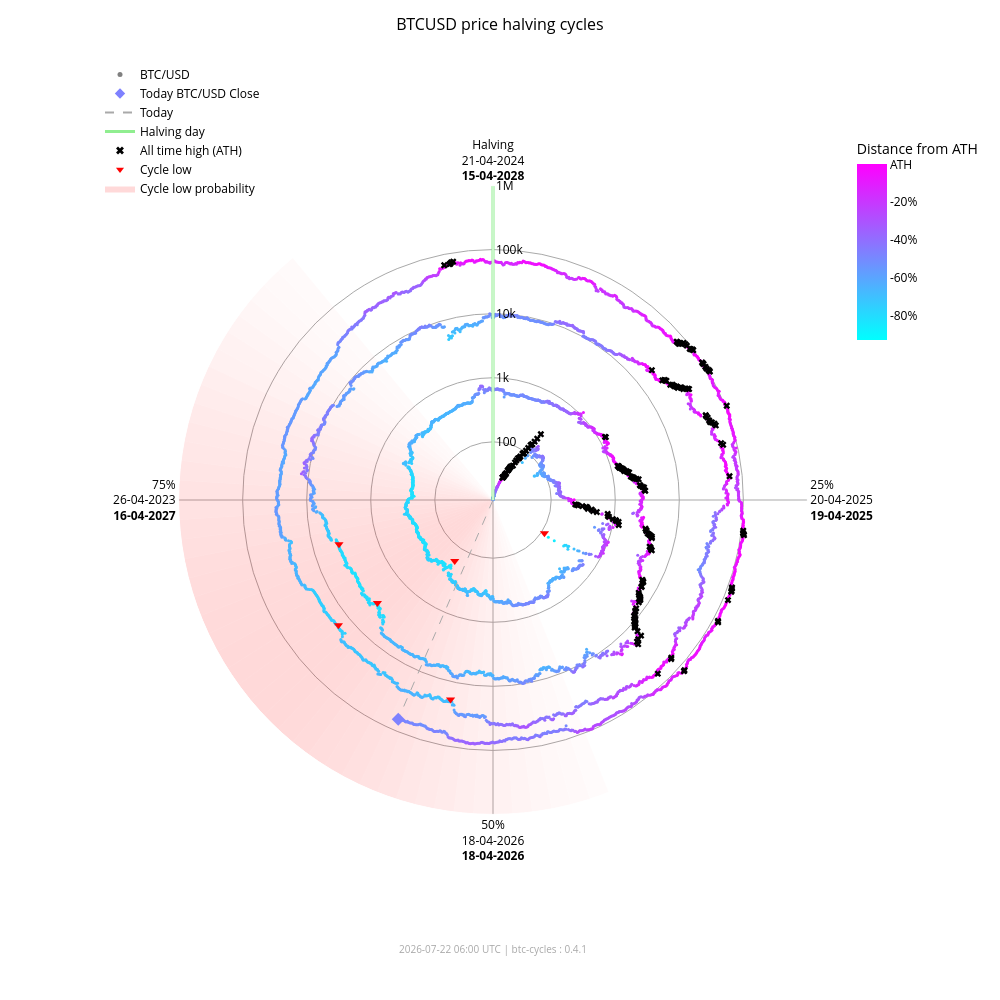

Notebook code for this chart:
### Markdown cell above
### Interactive chart (plotly)

### Code cell
fig_interactive = btc.plot(
    kind="interactive",
    from_date="2012-11-28",
)
# plotly config for interactivity
config = {"scrollZoom": True, "displayModeBar": True}
# display in notebook
fig_interactive.show(config=config)

### Figure 1 — Plotly figure (JSON) as saved in the notebook; plotly's stock layout.template omitted (floating-point values rounded to 4 significant figures; data arrays with more than 128 entries replaced by an {"elided": "..."} marker saying what was removed)
{"data": [{"fill": "toself", "fillcolor": "rgba(255,0,0,0.017168280509461755)", "hoverinfo": "skip", "line": {"width": 0}, "mode": "lines", "r": [12.35, 1000000, 1000000, 12.35, 12.35], "showlegend": false, "theta": [158.4, 158.4, 162.0, 162.0, 158.4], "type": "scatterpolar"}, {"fill": "toself", "fillcolor": "rgba(255,0,0,0.022114794501891175)", "hoverinfo": "skip", "line": {"width": 0}, "mode": "lines", "r": [12.35, 1000000, 1000000, 12.35, 12.35], "showlegend": false, "theta": [162.0, 162.0, 165.6, 165.6, 162.0], "type": "scatterpolar"}, {"fill": "toself", "fillcolor": "rgba(255,0,0,0.02790404259511669)", "hoverinfo": "skip", "line": {"width": 0}, "mode": "lines", "r": [12.35, 1000000, 1000000, 12.35, 12.35], "showlegend": false, "theta": [165.6, 165.6, 169.2, 169.2, 165.6], "type": "scatterpolar"}, {"fill": "toself", "fillcolor": "rgba(255,0,0,0.034518294852420334)", "hoverinfo": "skip", "line": {"width": 0}, "mode": "lines", "r": [12.35, 1000000, 1000000, 12.35, 12.35], "showlegend": false, "theta": [169.2, 169.2, 172.8, 172.8, 169.2], "type": "scatterpolar"}, {"fill": "toself", "fillcolor": "rgba(255,0,0,0.041901979682821514)", "hoverinfo": "skip", "line": {"width": 0}, "mode": "lines", "r": [12.35, 1000000, 1000000, 12.35, 12.35], "showlegend": false, "theta": [172.8, 172.8, 176.4, 176.4, 172.8], "type": "scatterpolar"}, {"fill": "toself", "fillcolor": "rgba(255,0,0,0.04996405861294358)", "hoverinfo": "skip", "line": {"width": 0}, "mode": "lines", "r": [12.35, 1000000, 1000000, 12.35, 12.35], "showlegend": false, "theta": [176.4, 176.4, 180.0, 180.0, 176.4], "type": "scatterpolar"}, {"fill": "toself", "fillcolor": "rgba(255,0,0,0.05858349692240514)", "hoverinfo": "skip", "line": {"width": 0}, "mode": "lines", "r": [12.35, 1000000, 1000000, 12.35, 12.35], "showlegend": false, "theta": [180.0, 180.0, 183.6, 183.6, 180.0], "type": "scatterpolar"}, {"fill": "toself", "fillcolor": "rgba(255,0,0,0.06761662035375064)", "hoverinfo": "skip", "line": {"width": 0}, "mode": "lines", "r": [12.35, 1000000, 1000000, 12.35, 12.35], "showlegend": false, "theta": [183.6, 183.6, 187.2, 187.2, 183.6], "type": "scatterpolar"}, {"fill": "toself", "fillcolor": "rgba(255,0,0,0.07690481219944661)", "hoverinfo": "skip", "line": {"width": 0}, "mode": "lines", "r": [12.35, 1000000, 1000000, 12.35, 12.35], "showlegend": false, "theta": [187.2, 187.2, 190.8, 190.8, 187.2], "type": "scatterpolar"}, {"fill": "toself", "fillcolor": "rgba(255,0,0,0.08628112000611096)", "hoverinfo": "skip", "line": {"width": 0}, "mode": "lines", "r": [12.35, 1000000, 1000000, 12.35, 12.35], "showlegend": false, "theta": [190.8, 190.8, 194.4, 194.4, 190.8], "type": "scatterpolar"}, {"fill": "toself", "fillcolor": "rgba(255,0,0,0.09557490841018089)", "hoverinfo": "skip", "line": {"width": 0}, "mode": "lines", "r": [12.35, 1000000, 1000000, 12.35, 12.35], "showlegend": false, "theta": [194.4, 194.4, 198.0, 198.0, 194.4], "type": "scatterpolar"}, {"fill": "toself", "fillcolor": "rgba(255,0,0,0.10461455782963762)", "hoverinfo": "skip", "line": {"width": 0}, "mode": "lines", "r": [12.35, 1000000, 1000000, 12.35, 12.35], "showlegend": false, "theta": [198.0, 198.0, 201.6, 201.6, 198.0], "type": "scatterpolar"}, {"fill": "toself", "fillcolor": "rgba(255,0,0,0.11322908719652829)", "hoverinfo": "skip", "line": {"width": 0}, "mode": "lines", "r": [12.35, 1000000, 1000000, 12.35, 12.35], "showlegend": false, "theta": [201.6, 201.6, 205.2, 205.2, 201.6], "type": "scatterpolar"}, {"fill": "toself", "fillcolor": "rgba(255,0,0,0.12125015337052986)", "hoverinfo": "skip", "line": {"width": 0}, "mode": "lines", "r": [12.35, 1000000, 1000000, 12.35, 12.35], "showlegend": false, "theta": [205.2, 205.2, 208.8, 208.8, 205.2], "type": "scatterpolar"}, {"fill": "toself", "fillcolor": "rgba(255,0,0,0.12851590515331976)", "hoverinfo": "skip", "line": {"width": 0}, "mode": "lines", "r": [12.35, 1000000, 1000000, 12.35, 12.35], "showlegend": false, "theta": [208.8, 208.8, 212.4, 212.4, 208.8], "type": "scatterpolar"}, {"fill": "toself", "fillcolor": "rgba(255,0,0,0.13487757461161184)", "hoverinfo": "skip", "line": {"width": 0}, "mode": "lines", "r": [12.35, 1000000, 1000000, 12.35, 12.35], "showlegend": false, "theta": [212.4, 212.4, 216.0, 216.0, 212.4], "type": "scatterpolar"}, {"fill": "toself", "fillcolor": "rgba(255,0,0,0.14020862181849592)", "hoverinfo": "skip", "line": {"width": 0}, "mode": "lines", "r": [12.35, 1000000, 1000000, 12.35, 12.35], "showlegend": false, "theta": [216.0, 216.0, 219.6, 219.6, 216.0], "type": "scatterpolar"}, {"fill": "toself", "fillcolor": "rgba(255,0,0,0.14441504950654527)", "hoverinfo": "skip", "line": {"width": 0}, "mode": "lines", "r": [12.35, 1000000, 1000000, 12.35, 12.35], "showlegend": false, "theta": [219.6, 219.6, 223.2, 223.2, 219.6], "type": "scatterpolar"}, {"fill": "toself", "fillcolor": "rgba(255,0,0,0.14744459351271713)", "hoverinfo": "skip", "line": {"width": 0}, "mode": "lines", "r": [12.35, 1000000, 1000000, 12.35, 12.35], "showlegend": false, "theta": [223.2, 223.2, 226.8, 226.8, 223.2], "type": "scatterpolar"}, {"fill": "toself", "fillcolor": "rgba(255,0,0,0.14929223192296423)", "hoverinfo": "skip", "line": {"width": 0}, "mode": "lines", "r": [12.35, 1000000, 1000000, 12.35, 12.35], "showlegend": false, "theta": [226.8, 226.8, 230.4, 230.4, 226.8], "type": "scatterpolar"}, {"fill": "toself", "fillcolor": "rgba(255,0,0,0.15)", "hoverinfo": "skip", "line": {"width": 0}, "mode": "lines", "r": [12.35, 1000000, 1000000, 12.35, 12.35], "showlegend": false, "theta": [230.4, 230.4, 234.0, 234.0, 230.4], "type": "scatterpolar"}, {"fill": "toself", "fillcolor": "rgba(255,0,0,0.14965033825231114)", "hoverinfo": "skip", "line": {"width": 0}, "mode": "lines", "r": [12.35, 1000000, 1000000, 12.35, 12.35], "showlegend": false, "theta": [234.0, 234.0, 237.6, 237.6, 234.0], "type": "scatterpolar"}, {"fill": "toself", "fillcolor": "rgba(255,0,0,0.14835378057909807)", "hoverinfo": "skip", "line": {"width": 0}, "mode": "lines", "r": [12.35, 1000000, 1000000, 12.35, 12.35], "showlegend": false, "theta": [237.6, 237.6, 241.2, 241.2, 237.6], "type": "scatterpolar"}, {"fill": "toself", "fillcolor": "rgba(255,0,0,0.14623322283554635)", "hoverinfo": "skip", "line": {"width": 0}, "mode": "lines", "r": [12.35, 1000000, 1000000, 12.35, 12.35], "showlegend": false, "theta": [241.2, 241.2, 244.8, 244.8, 241.2], "type": "scatterpolar"}, {"fill": "toself", "fillcolor": "rgba(255,0,0,0.1434078538226231)", "hoverinfo": "skip", "line": {"width": 0}, "mode": "lines", "r": [12.35, 1000000, 1000000, 12.35, 12.35], "showlegend": false, "theta": [244.8, 244.8, 248.4, 248.4, 244.8], "type": "scatterpolar"}, {"fill": "toself", "fillcolor": "rgba(255,0,0,0.13997983179373427)", "hoverinfo": "skip", "line": {"width": 0}, "mode": "lines", "r": [12.35, 1000000, 1000000, 12.35, 12.35], "showlegend": false, "theta": [248.4, 248.4, 252.0, 252.0, 248.4], "type": "scatterpolar"}, {"fill": "toself", "fillcolor": "rgba(255,0,0,0.13602598258454268)", "hoverinfo": "skip", "line": {"width": 0}, "mode": "lines", "r": [12.35, 1000000, 1000000, 12.35, 12.35], "showlegend": false, "theta": [252.0, 252.0, 255.6, 255.6, 252.0], "type": "scatterpolar"}, {"fill": "toself", "fillcolor": "rgba(255,0,0,0.13159547355344953)", "hoverinfo": "skip", "line": {"width": 0}, "mode": "lines", "r": [12.35, 1000000, 1000000, 12.35, 12.35], "showlegend": false, "theta": [255.6, 255.6, 259.2, 259.2, 255.6], "type": "scatterpolar"}, {"fill": "toself", "fillcolor": "rgba(255,0,0,0.12671301775492697)", "hoverinfo": "skip", "line": {"width": 0}, "mode": "lines", "r": [12.35, 1000000, 1000000, 12.35, 12.35], "showlegend": false, "theta": [259.2, 259.2, 262.8, 262.8, 259.2], "type": "scatterpolar"}, {"fill": "toself", "fillcolor": "rgba(255,0,0,0.12138610149219965)", "hoverinfo": "skip", "line": {"width": 0}, "mode": "lines", "r": [12.35, 1000000, 1000000, 12.35, 12.35], "showlegend": false, "theta": [262.8, 262.8, 266.4, 266.4, 262.8], "type": "scatterpolar"}, {"fill": "toself", "fillcolor": "rgba(255,0,0,0.1156142551644921)", "hoverinfo": "skip", "line": {"width": 0}, "mode": "lines", "r": [12.35, 1000000, 1000000, 12.35, 12.35], "showlegend": false, "theta": [266.4, 266.4, 270.0, 270.0, 266.4], "type": "scatterpolar"}, {"fill": "toself", "fillcolor": "rgba(255,0,0,0.10939851441251548)", "hoverinfo": "skip", "line": {"width": 0}, "mode": "lines", "r": [12.35, 1000000, 1000000, 12.35, 12.35], "showlegend": false, "theta": [270.0, 270.0, 273.6, 273.6, 270.0], "type": "scatterpolar"}, {"fill": "toself", "fillcolor": "rgba(255,0,0,0.10274974912946185)", "hoverinfo": "skip", "line": {"width": 0}, "mode": "lines", "r": [12.35, 1000000, 1000000, 12.35, 12.35], "showlegend": false, "theta": [273.6, 273.6, 277.2, 277.2, 273.6], "type": "scatterpolar"}, {"fill": "toself", "fillcolor": "rgba(255,0,0,0.09569517349791425)", "hoverinfo": "skip", "line": {"width": 0}, "mode": "lines", "r": [12.35, 1000000, 1000000, 12.35, 12.35], "showlegend": false, "theta": [277.2, 277.2, 280.8, 280.8, 277.2], "type": "scatterpolar"}, {"fill": "toself", "fillcolor": "rgba(255,0,0,0.08828282625646727)", "hoverinfo": "skip", "line": {"width": 0}, "mode": "lines", "r": [12.35, 1000000, 1000000, 12.35, 12.35], "showlegend": false, "theta": [280.8, 280.8, 284.4, 284.4, 280.8], "type": "scatterpolar"}, {"fill": "toself", "fillcolor": "rgba(255,0,0,0.08058400018765345)", "hoverinfo": "skip", "line": {"width": 0}, "mode": "lines", "r": [12.35, 1000000, 1000000, 12.35, 12.35], "showlegend": false, "theta": [284.4, 284.4, 288.0, 288.0, 284.4], "type": "scatterpolar"}, {"fill": "toself", "fillcolor": "rgba(255,0,0,0.07269354608292704)", "hoverinfo": "skip", "line": {"width": 0}, "mode": "lines", "r": [12.35, 1000000, 1000000, 12.35, 12.35], "showlegend": false, "theta": [288.0, 288.0, 291.6, 291.6, 288.0], "type": "scatterpolar"}, {"fill": "toself", "fillcolor": "rgba(255,0,0,0.06472784449068783)", "hoverinfo": "skip", "line": {"width": 0}, "mode": "lines", "r": [12.35, 1000000, 1000000, 12.35, 12.35], "showlegend": false, "theta": [291.6, 291.6, 295.2, 295.2, 291.6], "type": "scatterpolar"}, {"fill": "toself", "fillcolor": "rgba(255,0,0,0.05682021976743955)", "hoverinfo": "skip", "line": {"width": 0}, "mode": "lines", "r": [12.35, 1000000, 1000000, 12.35, 12.35], "showlegend": false, "theta": [295.2, 295.2, 298.8, 298.8, 295.2], "type": "scatterpolar"}, {"fill": "toself", "fillcolor": "rgba(255,0,0,0.04911378436707333)", "hoverinfo": "skip", "line": {"width": 0}, "mode": "lines", "r": [12.35, 1000000, 1000000, 12.35, 12.35], "showlegend": false, "theta": [298.8, 298.8, 302.4, 302.4, 298.8], "type": "scatterpolar"}, {"fill": "toself", "fillcolor": "rgba(255,0,0,0.04175213714896469)", "hoverinfo": "skip", "line": {"width": 0}, "mode": "lines", "r": [12.35, 1000000, 1000000, 12.35, 12.35], "showlegend": false, "theta": [302.4, 302.4, 306.0, 306.0, 302.4], "type": "scatterpolar"}, {"fill": "toself", "fillcolor": "rgba(255,0,0,0.034868865657538876)", "hoverinfo": "skip", "line": {"width": 0}, "mode": "lines", "r": [12.35, 1000000, 1000000, 12.35, 12.35], "showlegend": false, "theta": [306.0, 306.0, 309.6, 309.6, 306.0], "type": "scatterpolar"}, {"fill": "toself", "fillcolor": "rgba(255,0,0,0.02857722515334582)", "hoverinfo": "skip", "line": {"width": 0}, "mode": "lines", "r": [12.35, 1000000, 1000000, 12.35, 12.35], "showlegend": false, "theta": [309.6, 309.6, 313.2, 313.2, 309.6], "type": "scatterpolar"}, {"fill": "toself", "fillcolor": "rgba(255,0,0,0.022961515313555197)", "hoverinfo": "skip", "line": {"width": 0}, "mode": "lines", "r": [12.35, 1000000, 1000000, 12.35, 12.35], "showlegend": false, "theta": [313.2, 313.2, 316.8, 316.8, 313.2], "type": "scatterpolar"}, {"fill": "toself", "fillcolor": "rgba(255,0,0,0.01807146942917362)", "hoverinfo": "skip", "line": {"width": 0}, "mode": "lines", "r": [12.35, 1000000, 1000000, 12.35, 12.35], "showlegend": false, "theta": [316.8, 316.8, 320.4, 320.4, 316.8], "type": "scatterpolar"}, {"hoverinfo": "text", "marker": {"color": {"elided": "4985 str values"}, "size": 3}, "mode": "markers", "r": {"elided": "4985 float values"}, "showlegend": false, "text": {"elided": "4985 str values"}, "theta": {"elided": "4985 float values"}, "type": "scatterpolar"}, {"hoverinfo": "skip", "line": {"color": "lightgreen", "width": 3}, "mode": "lines", "r": [12.35, 1000000], "showlegend": false, "theta": [0, 0], "type": "scatterpolar"}, {"hoverinfo": "skip", "line": {"color": "darkgrey", "dash": "dash", "width": 1}, "mode": "lines", "r": [12.35, 65960.0], "showlegend": false, "theta": [203.4, 203.4], "type": "scatterpolar"}, {"hoverinfo": "text", "marker": {"color": "#7e81ff", "size": 10, "symbol": "diamond"}, "mode": "markers", "r": [65960.0], "showlegend": false, "text": ["Today<br>Date: 2026-07-22<br>Price: $65,963.41"], "theta": [203.4], "type": "scatterpolar"}, {"hoverinfo": "text", "marker": {"color": "black", "size": 6, "symbol": "x"}, "mode": "markers", "r": {"elided": "195 float values"}, "showlegend": false, "text": {"elided": "195 str values"}, "theta": {"elided": "195 float values"}, "type": "scatterpolar"}, {"hoverinfo": "text", "marker": {"color": "red", "size": 8, "symbol": "triangle-down"}, "mode": "markers", "r": [111.6, 164.9, 3233.0, 3925.0, 18950.0, 15760.0], "showlegend": false, "text": ["Cycle Low<br>Date: 2014-02-21<br>Price: $111.56<br>ATH distance: -91.0%", "Cycle Low<br>Date: 2015-01-14<br>Price: $164.92<br>ATH distance: -86.7%", "Cycle Low<br>Date: 2018-12-15<br>Price: $3,232.51<br>ATH distance: -83.3%", "Cycle Low<br>Date: 2019-03-25<br>Price: $3,924.55<br>ATH distance: -79.7%", "Cycle Low<br>Date: 2022-06-18<br>Price: $18,954.25<br>ATH distance: -71.9%", "Cycle Low<br>Date: 2022-11-21<br>Price: $15,760.19<br>ATH distance: -76.7%"], "theta": [122.8, 212.1, 228.3, 254.0, 192.0, 231.0], "type": "scatterpolar"}, {"marker": {"color": "grey", "size": 5}, "mode": "markers", "name": "BTC/USD", "r": [null], "theta": [null], "type": "scatterpolar"}, {"marker": {"color": "#7e81ff", "size": 8, "symbol": "diamond"}, "mode": "markers", "name": "Today BTC/USD Close", "r": [null], "theta": [null], "type": "scatterpolar"}, {"line": {"color": "darkgrey", "dash": "dash"}, "mode": "lines", "name": "Today", "r": [null], "theta": [null], "type": "scatterpolar"}, {"line": {"color": "lightgreen", "width": 3}, "mode": "lines", "name": "Halving day", "r": [null], "theta": [null], "type": "scatterpolar"}, {"marker": {"color": "black", "size": 7, "symbol": "x"}, "mode": "markers", "name": "All time high (ATH)", "r": [null], "theta": [null], "type": "scatterpolar"}, {"marker": {"color": "red", "size": 7, "symbol": "triangle-down"}, "mode": "markers", "name": "Cycle low", "r": [null], "theta": [null], "type": "scatterpolar"}, {"fill": "toself", "fillcolor": "rgba(255,0,0,0.15)", "line": {"width": 0}, "mode": "lines", "name": "Cycle low probability", "r": [null], "theta": [null], "type": "scatterpolar"}, {"hoverinfo": "skip", "marker": {"cmax": 0, "cmin": -0.9307, "color": [0], "colorbar": {"len": 0.25, "ticktext": ["ATH", "-20%", "-40%", "-60%", "-80%", "-100%"], "tickvals": [0, -0.2, -0.4, -0.6, -0.8, -1.0], "title": {"text": "Distance from ATH"}, "x": 0.95, "y": 0.92, "yanchor": "top"}, "colorscale": {"elided": "256x2 mixed values"}, "showscale": true, "size": 0}, "mode": "markers", "r": [null], "showlegend": false, "theta": [null], "type": "scatterpolar"}], "layout": {"annotations": [{"font": {"color": "darkgrey", "size": 10}, "showarrow": false, "text": "2026-07-22 06:00 UTC | btc-cycles : 0.4.1", "x": 0.5, "xref": "paper", "y": -0.02, "yref": "paper"}], "font": {"color": "black"}, "height": 1000, "legend": {"bgcolor": "rgba(0,0,0,0)", "font": {"color": "black"}, "x": 0.0, "y": 1.0}, "margin": {"b": 60, "l": 100, "r": 80, "t": 60}, "paper_bgcolor": "white", "plot_bgcolor": "white", "polar": {"angularaxis": {"color": "black", "direction": "clockwise", "gridcolor": "darkgrey", "rotation": 90, "ticktext": ["Halving<br>21-04-2024<br><b>15-04-2028</b>", "25%<br>20-04-2025<br><b>19-04-2025</b>", "50%<br>18-04-2026<br><b>18-04-2026</b>", "75%<br>26-04-2023<br><b>16-04-2027</b>"], "tickvals": [0, 90, 180, 270]}, "bgcolor": "white", "domain": {"x": [0.1, 0.9], "y": [0.05, 0.95]}, "radialaxis": {"angle": 90, "color": "black", "gridcolor": "darkgrey", "range": [1.092, 6.0], "tickangle": 90, "ticktext": ["100", "1k", "10k", "100k", "1M"], "tickvals": [100, 1000, 10000, 100000, 1000000], "type": "log"}}, "title": {"font": {"color": "black", "size": 16}, "text": "BTCUSD price halving cycles", "x": 0.5}, "width": 1000}}
